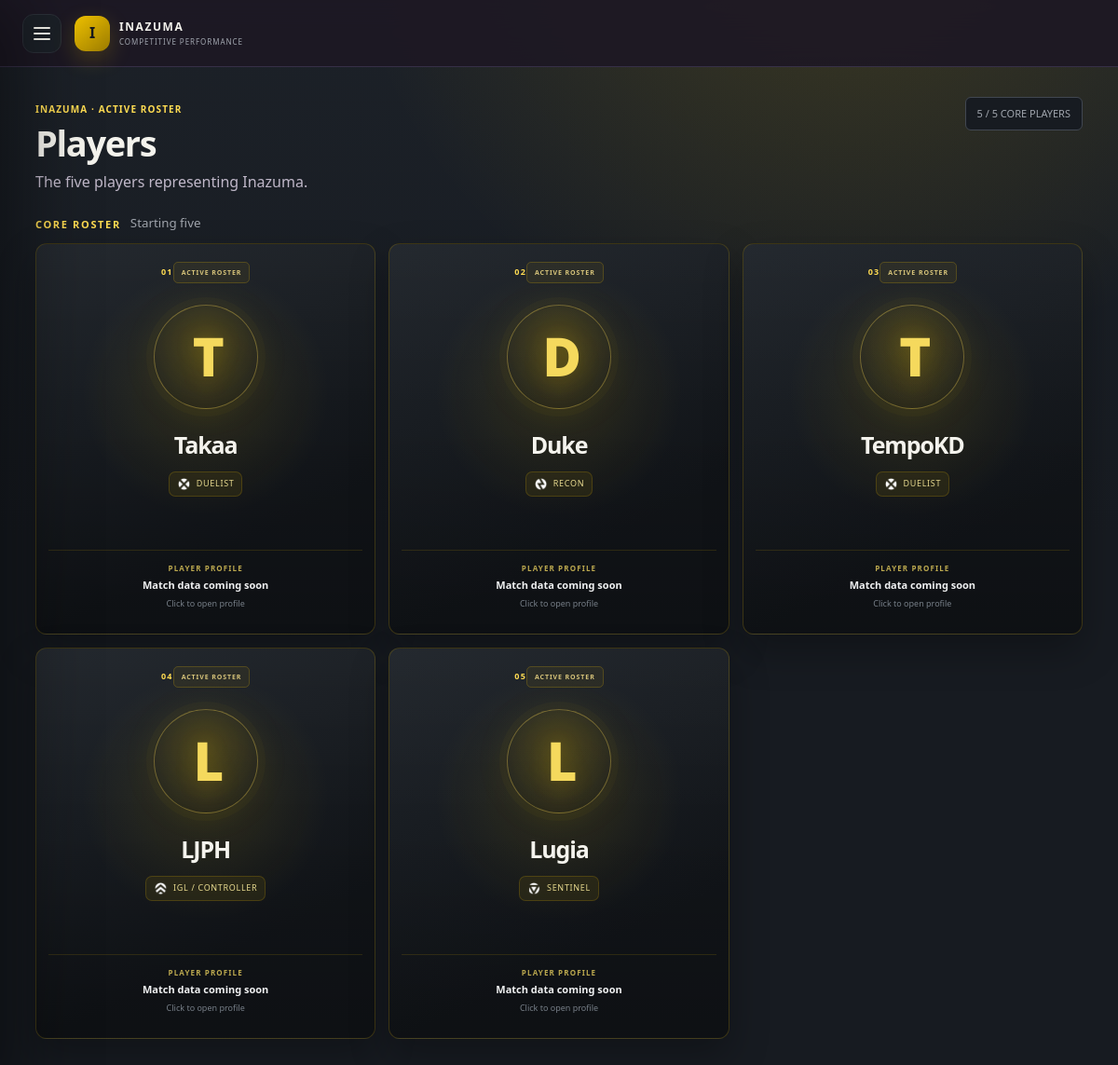
The page /players on the database its author committed.
### tables this page shows
CREATE TABLE players (
    id INTEGER PRIMARY KEY,
    slug TEXT NOT NULL UNIQUE,
    canonical_name TEXT NOT NULL UNIQUE,
    role TEXT,
    display_order INTEGER NOT NULL DEFAULT 100,
    roster_status TEXT NOT NULL CHECK(roster_status IN ('main','recurring_sub','former_sub','wel_sub','occasional_sub')),
    active INTEGER NOT NULL DEFAULT 1,
    created_at TEXT DEFAULT CURRENT_TIMESTAMP
);

### app/main.py (the view)
@app.get("/players", response_class=HTMLResponse)
def players_index(request: Request):
    with connect() as con:
        rows = con.execute("""
            SELECT p.*,COUNT(pms.id) maps_played,COUNT(DISTINCT m.series_id) series_played,
                   SUM(m.result='W') wins,SUM(m.result='L') losses,
                   SUM(COALESCE(pms.kills,0)) kills,SUM(COALESCE(pms.deaths,0)) deaths,SUM(COALESCE(pms.assists,0)) assists
            FROM players p LEFT JOIN player_map_stats pms ON pms.player_id=p.id LEFT JOIN maps m ON m.id=pms.map_id
            GROUP BY p.id ORDER BY CASE p.roster_status WHEN 'main' THEN 1 WHEN 'recurring_sub' THEN 2 WHEN 'wel_sub' THEN 3 WHEN 'former_sub' THEN 4 ELSE 5 END,p.canonical_name
        """).fetchall()
        players=[]
        for r in rows:
            d=dict(r)
            d["role_label"] = d.get("role") or "Role not set"
            d["role_icon"] = role_icon_for(d.get("role"))
            d["core_order"] = d.get("display_order", 100)
            top=con.execute("""SELECT agent,MAX(agent_portrait_url) portrait,COUNT(*) n FROM player_map_stats WHERE player_id=? GROUP BY agent ORDER BY n DESC,agent LIMIT 1""",(r["id"],)).fetchone()
            d["top_agent"] = top["agent"] if top else None
            d["top_agent_portrait"] = top["portrait"] if top else None
            players.append(d)
        players.sort(key=lambda x: (0 if x["roster_status"]=="main" else 1, x.get("core_order",99), x["canonical_name"]))
    return templates.TemplateResponse(request,"players.html",{"players":players})

### app/templates/players.html (shortened to what this page needs)
{% extends 'base.html' %}{% block title %}Players · INAZUMA{% endblock %}{% block content %}
{% set recurring_players = players|selectattr('roster_status','equalto','recurring_sub')|list %}
{% set other_players = players|rejectattr('roster_status','in',['main','recurring_sub'])|list %}
<header class="page-head players-head"><div><span class="eyebrow">INAZUMA · ACTIVE ROSTER</span><h1>Players</h1><p>The five players representing Inazuma.</p></div><span class="health-pill">{{ players|selectattr('roster_status','equalto','main')|list|length }} / 5 CORE PLAYERS</span></header>
<div class="section-label"><span>CORE ROSTER</span><small>Starting five</small></div>
<div class="player-grid core-grid">{% for p in players if p.roster_status=='main' %}<a class="player-card visual-player core-player-card" href="/players/{{ p.slug }}" aria-label="Open {{ p.canonical_name }} player profile"><div class="player-overlay"></div><div class="player-card-top"><span class="player-card-number">{{ '%02d'|format(p.core_order) }}</span><span class="player-card-status">ACTIVE ROSTER</span></div><div class="player-card-identity"><div class="player-card-monogram">{{ p.canonical_name[:1]|upper }}</div><h2>{{ p.canonical_name }}</h2><div class="role-tag">{% if p.role_icon %}<img src="{{p.role_icon}}" alt="">{% endif %}<span>{{p.role_label}}</span></div></div><div class="player-card-body">{% if p.maps_played %}<div class="player-card-stats wide"><div><b>{{ p.maps_played }}</b><span>Maps</span></div><div><b>{{ p.wins or 0 }}–{{ p.losses or 0 }}</b><span>Record</span></div><div><b>{{ '%.2f'|format(((p.kills or 0)+(p.assists or 0))/(p.deaths or 1)) }}</b><span>KDA</span></div></div>{% else %}<div class="player-card-empty"><span>PLAYER PROFILE</span><b>Match data coming soon</b><small>Click to open profile</small></div>{% endif %}</div></a>{% endfor %}</div>
{% endblock %}

### app/templates/base.html (shortened to what this page needs)
<!doctype html>
<html lang="en">
<head>
  <link rel="stylesheet" href="/static/style.css">
</head>
<body>
<div class="topbar">
  <button class="burger" type="button" aria-label="Open menu" aria-expanded="false" onclick="toggleNav()"><span></span><span></span><span></span></button>
  <a class="top-brand" href="/"><span class="brand-mark">I</span><span><b>INAZUMA</b><small>COMPETITIVE PERFORMANCE</small></span></a>
</div>
<main class="content">{% block content %}{% endblock %}</main>
</body>
</html>

### rows shown on the page
players: core_order "01", canonical_name "T", canonical_name "Takaa", role_label "DUELIST"
players: core_order "02", canonical_name "D", canonical_name "Duke", shows a picture, role_label "RECON"
players: core_order "03", canonical_name "T", canonical_name "TempoKD", role_label "DUELIST"
players: core_order "04", canonical_name "L", canonical_name "LJPH", shows a picture, role_label "IGL / CONTROLLER"
players: core_order "05", canonical_name "L", canonical_name "Lugia", shows a picture, role_label "SENTINEL"

### other values the page prints
{{ players|selectattr('roster_status','equalto','main')|list|length }} "5"
